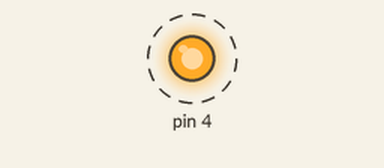
This sketch was run on a simulated Arduino Uno, built with avr-gcc and run on an emulated ATmega328P. Parts: output pins drawn as LEDs (lit = HIGH). Dashed ring = blinking. No radio packets arrive unless stated; what the sketch prints to the serial monitor is not drawn.

Above: at 0.3 s.
Timing chart, 0 to 3.0 s (numbered marks = the images above):
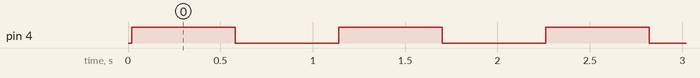

Measured:
- by itself, pin 4: alternates HIGH for 0.56 s and LOW for 0.56 s

The sketch:

LoRa_ESP_SENDER.ino
```cpp
#include <SPI.h>
#include <LoRa.h>

const int csPin = 15;
const int resetPin = 2;
const int irqPin = 5;
int state=0;
int counter = 0;
int SyncWord = 0x22;

void setup() {
  pinMode(4,OUTPUT);
  Serial.begin(115200);

  Serial.println("LoRa Sender");
  LoRa.setPins(csPin, resetPin, irqPin);
  if (!LoRa.begin(433E6)) {
    Serial.println("Starting LoRa failed!");
    while (1);
  }

  LoRa.setTxPower(20);
  LoRa.setSpreadingFactor(12);
  LoRa.setSignalBandwidth(62.5E3);
  LoRa.setCodingRate4(8);
  LoRa.setSyncWord(SyncWord);

}

void loop() {
  Serial.print("Sending packet: ");
  Serial.println(counter);

  // send packet
  LoRa.beginPacket();
  //LoRa.print("hello ");
  LoRa.print(counter);
  state=!state;
  digitalWrite(4,state);
  LoRa.endPacket();

  counter++;

  delay(500);
}
```
